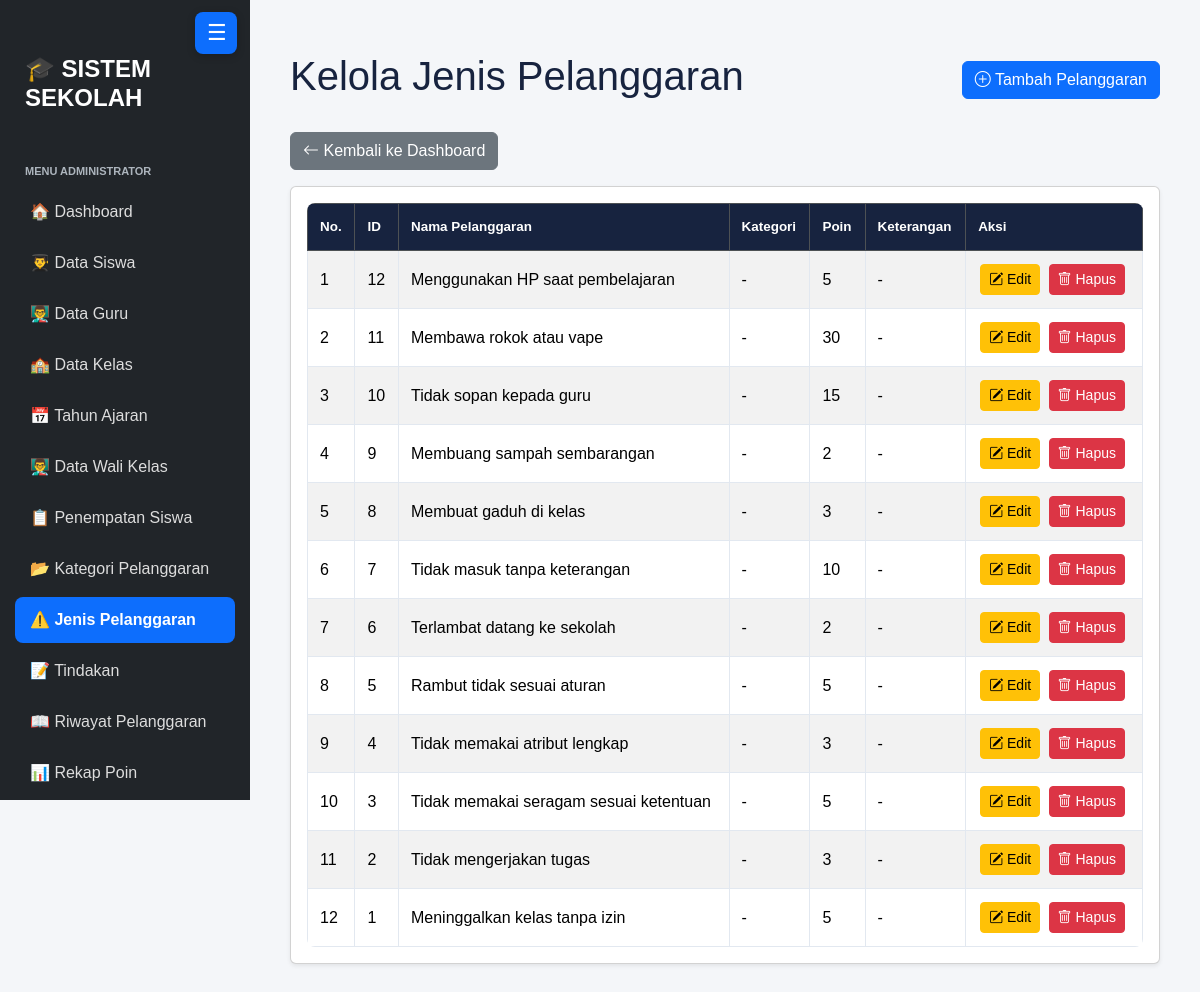
The page /kelola_jenis_pelanggaran.php (signed in) on the database its author committed.
### tables this page shows
CREATE TABLE `t_pelanggaran` (
  `id` int(11) NOT NULL,
  `pelanggaran_kategori_id` int(11) DEFAULT NULL,
  `kode` varchar(30) DEFAULT NULL,
  `nama` varchar(150) DEFAULT NULL,
  `poin` int(11) NOT NULL,
  `deskripsi` text NOT NULL,
  `status_aktif` tinyint(1) NOT NULL,
  `created_at` timestamp NOT NULL DEFAULT current_timestamp(),
  `updated_at` timestamp NOT NULL DEFAULT current_timestamp()
);

### kelola_jenis_pelanggaran.php (the view, shortened to what this page needs)
<?php
include 'config/koneksi.php';
$sql = "SELECT * FROM t_pelanggaran ORDER BY id DESC";
$hasil = mysqli_query($koneksi, $sql);
?>
<!DOCTYPE html>
<html lang="id">
<head>
    <link href="https://cdn.jsdelivr.net/npm/bootstrap@5.3.8/dist/css/bootstrap.min.css" rel="stylesheet">
    <link href="https://cdn.jsdelivr.net/npm/bootstrap-icons@1.11.3/font/bootstrap-icons.css" rel="stylesheet">
    <link href="https://cdn.datatables.net/2.3.4/css/dataTables.bootstrap5.min.css" rel="stylesheet">
    <link rel="stylesheet" href="layout/style.css">
</head>
<body>
<div class="container-fluid">
    <div class="row">
        <?php include 'layout/sidebar.php'; ?>
<main class="menu-page-content">
            <div class="d-flex justify-content-between align-items-center mb-4">
                <h1>Kelola Jenis Pelanggaran</h1>
                <a href="tambah_jenis_pelanggaran.php" class="btn btn-primary">
                    <i class="bi bi-plus-circle"></i> Tambah Pelanggaran
                </a>
            </div>
            <a href="dashboard.php" class="btn btn-secondary mb-3">
                <i class="bi bi-arrow-left"></i> Kembali ke Dashboard
            </a>
            <div class="card shadow-sm">
                <div class="card-body">
                    <div class="table-responsive">
                        <table id="tabelPelanggaran" class="table table-striped table-bordered table-hover align-middle w-100">
                            <thead class="table-dark">
                                <tr>
                                    <th>No.</th>
                                    <th>ID</th>
                                    <th>Nama Pelanggaran</th>
                                    <th>Kategori</th>
                                    <th>Poin</th>
                                    <th>Keterangan</th>
                                    <th>Aksi</th>
                                </tr>
                            </thead>
                            <tbody>
                                <?php
                                $no = 1;
                                if (mysqli_num_rows($hasil) > 0):
                                    while ($row = mysqli_fetch_assoc($hasil)):
                                        $nama = $row['nama'] ?? '-';
                                        $kategori = $row['kategori'] ?? '-';
                                        $poin = $row['poin'] ?? 0;
                                        $keterangan = $row['keterangan'] ?? '-';
                                ?>
                                <tr>
                                    <td><?= $no++ ?></td>
                                    <td><?= $row['id'] ?></td>
                                    <td><?= htmlspecialchars($nama) ?></td>
                                    <td><?= htmlspecialchars($kategori) ?></td>
                                    <td><?= $poin ?></td>
                                    <td><?= htmlspecialchars($keterangan) ?></td>
                                    <td class="text-nowrap">
                                        <a href="edit_jenis_pelanggaran.php?id=<?= $row['id'] ?>" class="btn btn-warning btn-sm">
                                            <i class="bi bi-pencil-square"></i> Edit
                                        </a>
                                        <a href="hapus_jenis_pelanggaran.php?id=<?= $row['id'] ?>" class="btn btn-danger btn-sm"
                                           onclick="return confirm('Yakin ingin menghapus data ini?');">
                                            <i class="bi bi-trash"></i> Hapus
                                        </a>
                                    </td>
                                </tr>
                                <?php
                                    endwhile;
                                else:
                                ?>
                                <tr>
                                    <td colspan="7" class="text-center">Belum ada data pelanggaran.</td>
                                </tr>
                                <?php endif; ?>
                            </tbody>
                        </table>
                    </div>
                </div>
            </div>
        </main>
    </div>
</div>
</body>
</html>

### layout/sidebar.php (shortened to what this page needs)
<?php
$current_page = basename($_SERVER['PHP_SELF']);
$role = $_SESSION['role'] ?? '';
function menuAktif($halaman, $current_page) {
    return $current_page === $halaman ? 'active' : '';
}
?>
<button
    type="button"
    class="sidebar-toggle"
    aria-label="Buka menu navigasi"
    aria-controls="app-sidebar"
    aria-expanded="false"
>
    <span aria-hidden="true">&#9776;</span>
</button>
<div class="sidebar" id="app-sidebar">
    <h4>🎓 SISTEM SEKOLAH</h4>
    <ul class="nav nav-pills flex-column">
        <?php if ($role === 'admin'): ?>
            <li class="menu-title">Menu Administrator</li>
            <li class="nav-item">
                <a href="dashboard.php" class="nav-link <?= menuAktif('dashboard.php', $current_page) ?>">
                    🏠 Dashboard
                </a>
            </li>
            <li class="nav-item">
                <a href="kelola_siswa.php" class="nav-link <?= menuAktif('kelola_siswa.php', $current_page) ?>">
                    👨‍🎓 Data Siswa
                </a>
            </li>
            <li class="nav-item">
                <a href="kelola_guru.php" class="nav-link <?= menuAktif('kelola_guru.php', $current_page) ?>">
                    👨‍🏫 Data Guru
                </a>
            </li>
            <li class="nav-item">
                <a href="kelola_kelas.php" class="nav-link <?= menuAktif('kelola_kelas.php', $current_page) ?>">
                    🏫 Data Kelas
                </a>
            </li>
            <li class="nav-item">
                <a href="kelola_tahun_ajaran.php" class="nav-link <?= menuAktif('kelola_tahun_ajaran.php', $current_page) ?>">
                    📅 Tahun Ajaran
                </a>
            </li>
            <li class="nav-item">
                <a href="kelola_walikelas.php" class="nav-link <?= menuAktif('kelola_walikelas.php', $current_page) ?>">
                    👨‍🏫 Data Wali Kelas
                </a>
            </li>
            <li class="nav-item">
                <a href="penempatan_siswa.php" class="nav-link <?= menuAktif('penempatan_siswa.php', $current_page) ?>">
                    📋 Penempatan Siswa
                </a>
            </li>
            <li class="nav-item">
                <a href="kelola_pelanggaran_kategori.php" class="nav-link <?= menuAktif('kelola_pelanggaran_kategori.php', $current_page) ?>">
                    📂 Kategori Pelanggaran
                </a>
            </li>
            <li class="nav-item">
                <a href="kelola_jenis_pelanggaran.php" class="nav-link <?= menuAktif('kelola_jenis_pelanggaran.php', $current_page) ?>">
                    ⚠️ Jenis Pelanggaran
                </a>
            </li>
            <li class="nav-item">
                <a href="tindakan.php" class="nav-link <?= menuAktif('tindakan.php', $current_page) ?>">
                    📝 Tindakan
                </a>
            </li>
            <li class="nav-item">
                <a href="riwayat.php" class="nav-link <?= menuAktif('riwayat.php', $current_page) ?>">
                    📖 Riwayat Pelanggaran
                </a>
            </li>
            <li class="nav-item">
                <a href="rekap_poin.php" class="nav-link <?= menuAktif('rekap_poin.php', $current_page) ?>">
                    📊 Rekap Poin
                </a>
            </li>
        <?php endif; ?>
    </ul>
</div>

### layout/style.css (style rules this page uses)
:root { --primary: #3659d9; --navy: #17233f; --background: #f4f6fb; --text-muted: #778198; --border: #e8ecf4; }
* { box-sizing: border-box; }
body { margin: 0; font-family: 'Poppins', sans-serif; background: var(--background); color: var(--navy); }

### layout/sidebar.php (style rules this page uses)
body { margin: 0; padding-left: 0; background: #f4f6f9; font-family: Arial, sans-serif; }
.container-fluid > .row { display: block; margin: 0; }
.container-fluid > .row > main, main.menu-page-content { width: calc(100% - 250px); max-width: none; margin-left: 250px !important; padding: 28px !important; overflow-x: hidden; transition: width 0.25s ease, margin-left 0.25s ease; }
.sidebar { position: fixed; top: 0; left: 0; bottom: 0; width: 250px; height: 100vh; background: #212529; padding: 20px 15px; overflow-y: auto; z-index: 9999; box-sizing: border-box; transition: transform 0.25s ease; }
.sidebar-toggle { position: fixed; top: 12px; left: 195px; z-index: 10001; width: 42px; height: 42px; border: 0; border-radius: 8px; background: #0d6efd; color: #fff; font-size: 22px; line-height: 1; box-shadow: 0 2px 8px rgba(0, 0, 0, 0.2); transition: left 0.25s ease; }
.table-responsive { overflow-x: auto; border-radius: 8px; -webkit-overflow-scrolling: touch; }
.table-responsive > .table { min-width: 720px; margin-bottom: 0; border-color: #e2e8f0; color: #263248; vertical-align: middle; }
.table-responsive > .table thead th { padding: 13px 12px; border-bottom: 0; background-color: #17233f; color: #fff; font-size: 0.84rem; font-weight: 600; white-space: nowrap; }
.table-responsive > .table tbody td { padding: 11px 12px; line-height: 1.5; }
.table-responsive > .table td .btn { margin: 2px; }
.sidebar h4 { color: white; font-weight: bold; margin-bottom: 30px; padding: 35px 10px 0; }
.sidebar .nav-link { display: block; color: #ddd; padding: 11px 15px; border-radius: 8px; margin-bottom: 5px; transition: 0.2s; }
.sidebar .nav-link.active { background: #0d6efd; color: white !important; font-weight: bold; }
.sidebar .menu-title { color: #adb5bd; font-size: 11px; font-weight: bold; text-transform: uppercase; margin: 20px 10px 10px; }

### rows shown on the page
t_pelanggaran: id "12", nama "Menggunakan HP saat pembelajaran", kategori "-", poin "5", keterangan "-"
t_pelanggaran: id "11", nama "Membawa rokok atau vape", kategori "-", poin "30", keterangan "-"
t_pelanggaran: id "10", nama "Tidak sopan kepada guru", kategori "-", poin "15", keterangan "-"
t_pelanggaran: id "9", nama "Membuang sampah sembarangan", kategori "-", poin "2", keterangan "-"
t_pelanggaran: id "8", nama "Membuat gaduh di kelas", kategori "-", poin "3", keterangan "-"
t_pelanggaran: id "7", nama "Tidak masuk tanpa keterangan", kategori "-", poin "10", keterangan "-"
t_pelanggaran: id "6", nama "Terlambat datang ke sekolah", kategori "-", poin "2", keterangan "-"
t_pelanggaran: id "5", nama "Rambut tidak sesuai aturan", kategori "-", poin "5", keterangan "-"
t_pelanggaran: id "4", nama "Tidak memakai atribut lengkap", kategori "-", poin "3", keterangan "-"
t_pelanggaran: id "3", nama "Tidak memakai seragam sesuai ketentuan", kategori "-", poin "5", keterangan "-"
t_pelanggaran: id "2", nama "Tidak mengerjakan tugas", kategori "-", poin "3", keterangan "-"
t_pelanggaran: id "1", nama "Meninggalkan kelas tanpa izin", kategori "-", poin "5", keterangan "-"
